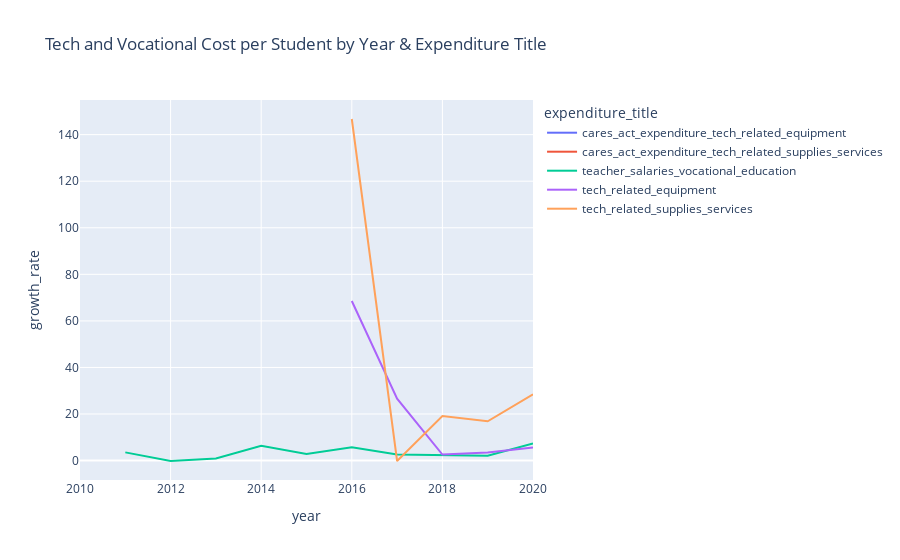

Source (notebook cell):
### Code cell
# Create Line Chart for Cost per Student Expenses by Expenditure Title
tech_voc_cost_per_student_line_chart2 = px.line(grouped,
                                               x= 'year',
                                               y= 'growth_rate', 
                                               color='expenditure_title', 
                                               title= 'Tech and Vocational Cost per Student by Year & Expenditure Title')

tech_voc_cost_per_student_line_chart2.show()

### Figure 1 — Plotly figure (JSON) as saved in the notebook; plotly's stock layout.template omitted (floating-point values rounded to 4 significant figures)
{"data": [{"hovertemplate": "expenditure_title=cares_act_expenditure_tech_related_equipment<br>year=%{x}<br>growth_rate=%{y}<extra></extra>", "legendgroup": "cares_act_expenditure_tech_related_equipment", "line": {"color": "#636efa", "dash": "solid"}, "marker": {"symbol": "circle"}, "mode": "lines", "name": "cares_act_expenditure_tech_related_equipment", "orientation": "v", "showlegend": true, "type": "scatter", "x": [2020], "xaxis": "x", "y": [null], "yaxis": "y"}, {"hovertemplate": "expenditure_title=cares_act_expenditure_tech_related_supplies_services<br>year=%{x}<br>growth_rate=%{y}<extra></extra>", "legendgroup": "cares_act_expenditure_tech_related_supplies_services", "line": {"color": "#EF553B", "dash": "solid"}, "marker": {"symbol": "circle"}, "mode": "lines", "name": "cares_act_expenditure_tech_related_supplies_services", "orientation": "v", "showlegend": true, "type": "scatter", "x": [2020], "xaxis": "x", "y": [null], "yaxis": "y"}, {"hovertemplate": "expenditure_title=teacher_salaries_vocational_education<br>year=%{x}<br>growth_rate=%{y}<extra></extra>", "legendgroup": "teacher_salaries_vocational_education", "line": {"color": "#00cc96", "dash": "solid"}, "marker": {"symbol": "circle"}, "mode": "lines", "name": "teacher_salaries_vocational_education", "orientation": "v", "showlegend": true, "type": "scatter", "x": [2010, 2011, 2012, 2013, 2014, 2015, 2016, 2017, 2018, 2019, 2020], "xaxis": "x", "y": [null, 3.535, -0.1422, 0.9514, 6.318, 2.89, 5.684, 2.655, 2.251, 2.112, 7.354], "yaxis": "y"}, {"hovertemplate": "expenditure_title=tech_related_equipment<br>year=%{x}<br>growth_rate=%{y}<extra></extra>", "legendgroup": "tech_related_equipment", "line": {"color": "#ab63fa", "dash": "solid"}, "marker": {"symbol": "circle"}, "mode": "lines", "name": "tech_related_equipment", "orientation": "v", "showlegend": true, "type": "scatter", "x": [2015, 2016, 2017, 2018, 2019, 2020], "xaxis": "x", "y": [null, 68.56, 26.59, 2.576, 3.475, 5.579], "yaxis": "y"}, {"hovertemplate": "expenditure_title=tech_related_supplies_services<br>year=%{x}<br>growth_rate=%{y}<extra></extra>", "legendgroup": "tech_related_supplies_services", "line": {"color": "#FFA15A", "dash": "solid"}, "marker": {"symbol": "circle"}, "mode": "lines", "name": "tech_related_supplies_services", "orientation": "v", "showlegend": true, "type": "scatter", "x": [2015, 2016, 2017, 2018, 2019, 2020], "xaxis": "x", "y": [null, 146.7, -0.171, 19.1, 16.9, 28.47], "yaxis": "y"}], "layout": {"legend": {"title": {"text": "expenditure_title"}, "tracegroupgap": 0}, "title": {"text": "Tech and Vocational Cost per Student by Year & Expenditure Title"}, "xaxis": {"anchor": "y", "domain": [0, 1], "title": {"text": "year"}}, "yaxis": {"anchor": "x", "domain": [0, 1], "title": {"text": "growth_rate"}}}}
